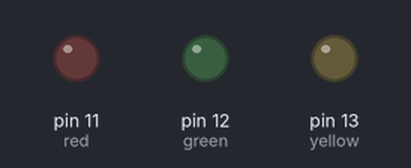
The sketch below on a simulated Arduino Uno, built with avr-gcc and run on an emulated ATmega328P. Parts: output pins drawn as LEDs (lit = HIGH).

Above: at 0.35 s.
At 1.1 s:
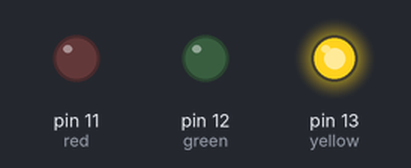
At 2.1 s:
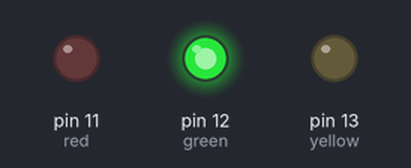
At 3.1 s:
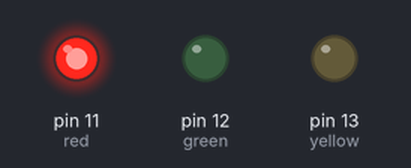
Timing chart, 0 to 3.5 s (numbered marks = the images above):
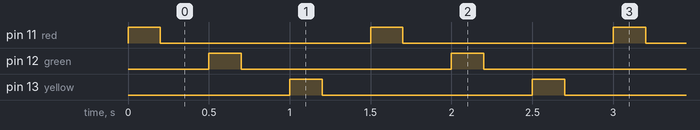

Measured:
- by itself, pin 11 (red), pin 12 (green), pin 13 (yellow): alternates HIGH for 0.20 s and LOW for 1.3 s
- by itself, everything shown: repeats every 1.5 s, in 6 steps

The sketch:

blinking_leds.ino
```cpp
//Coded by: Rajesh Majumdar (@freakym0nk)

int red = 11;   //Red LED attached to Pin 11
int yellow = 13; //Yellow LED attached to Pin 13
int green = 12; //Green LED attached to Pin 12

void setup() {
  pinMode(red, OUTPUT);
  pinMode(yellow, OUTPUT);
  pinMode(green, OUTPUT);
}

void loop() {
  digitalWrite(red, HIGH);
  delay(200);
  digitalWrite(red, LOW);
  delay(300);
  digitalWrite(green, HIGH);
  delay(200);
  digitalWrite(green, LOW);
  delay(300);
  digitalWrite(yellow,HIGH);
  delay(200);
  digitalWrite(yellow,LOW);
  delay(300);
}
```
